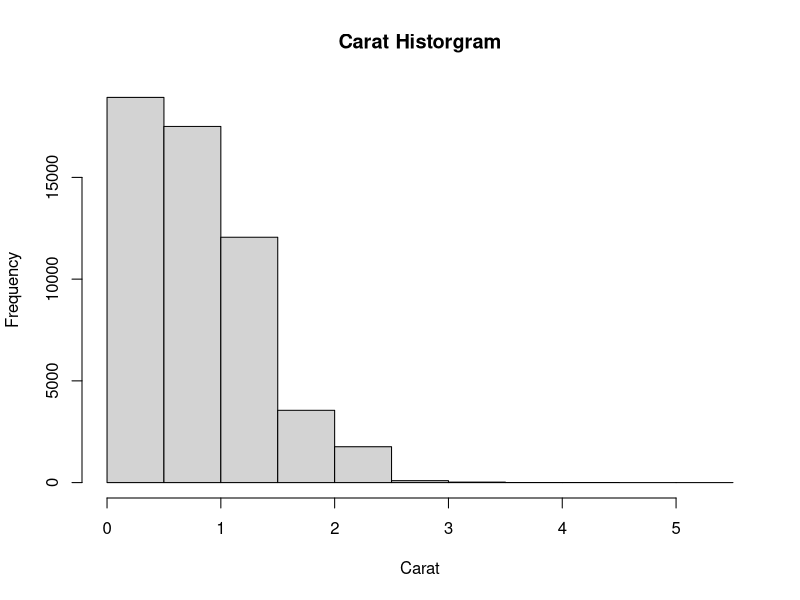
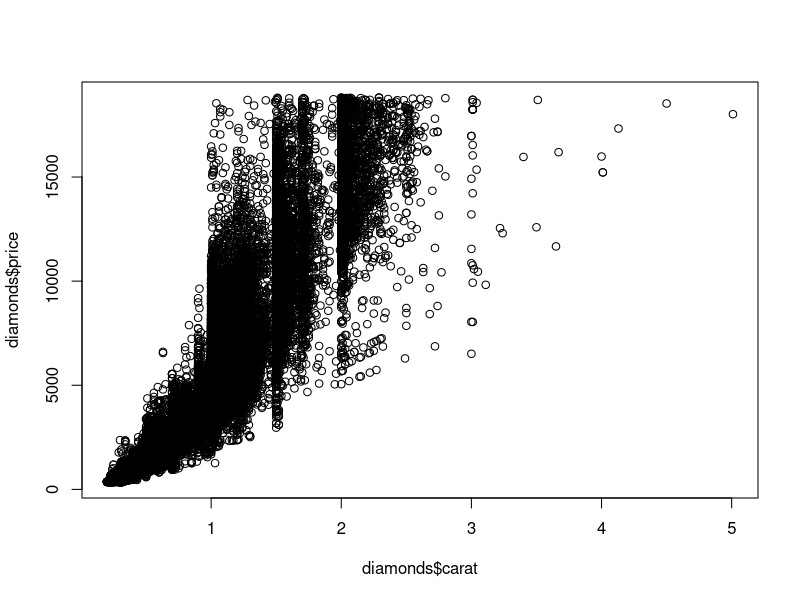
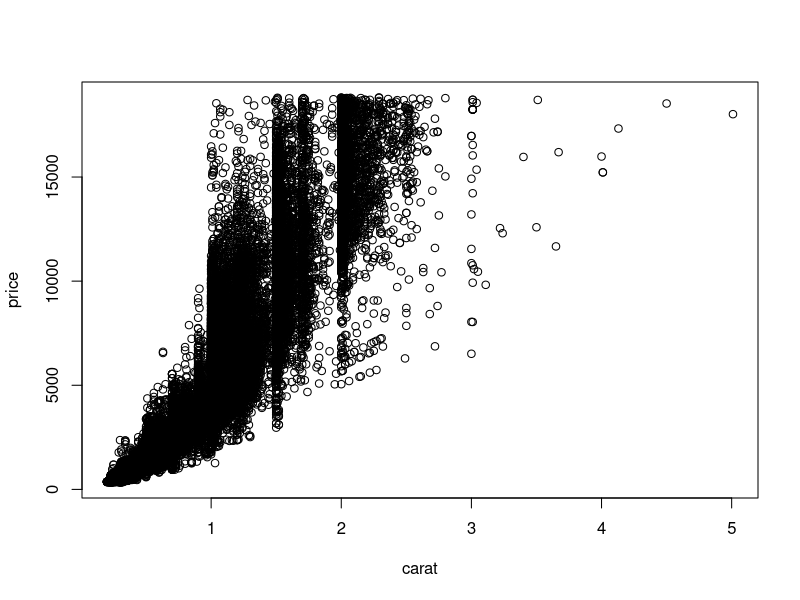
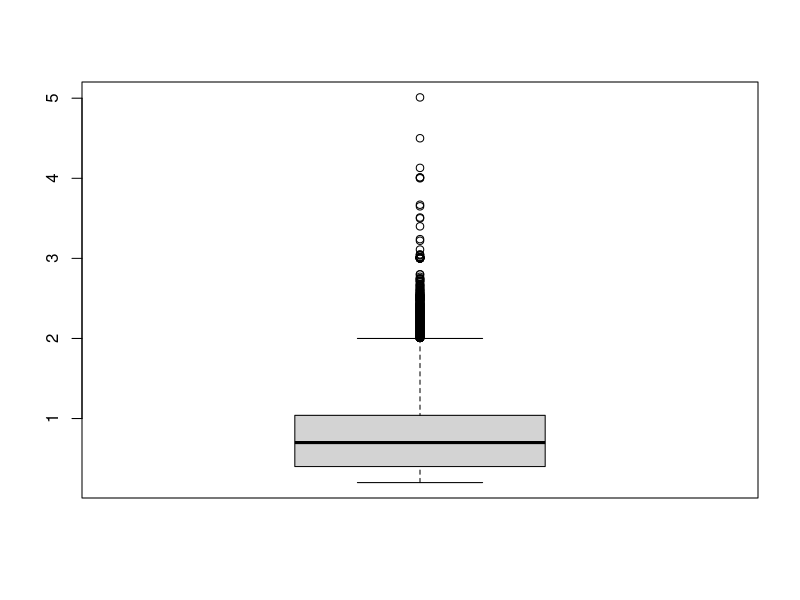
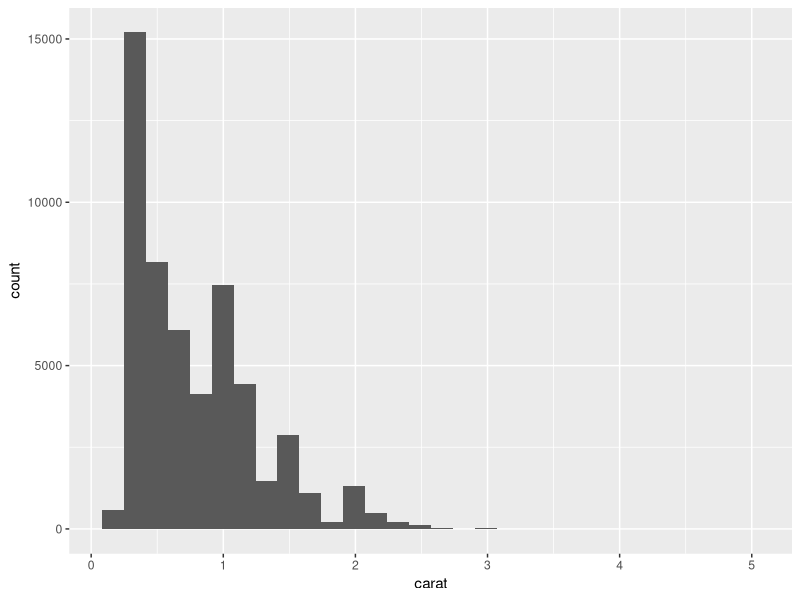
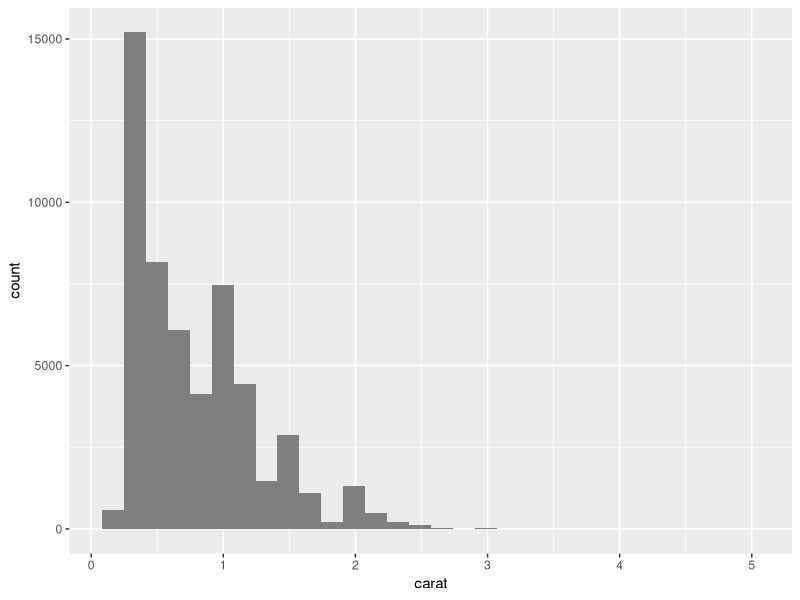
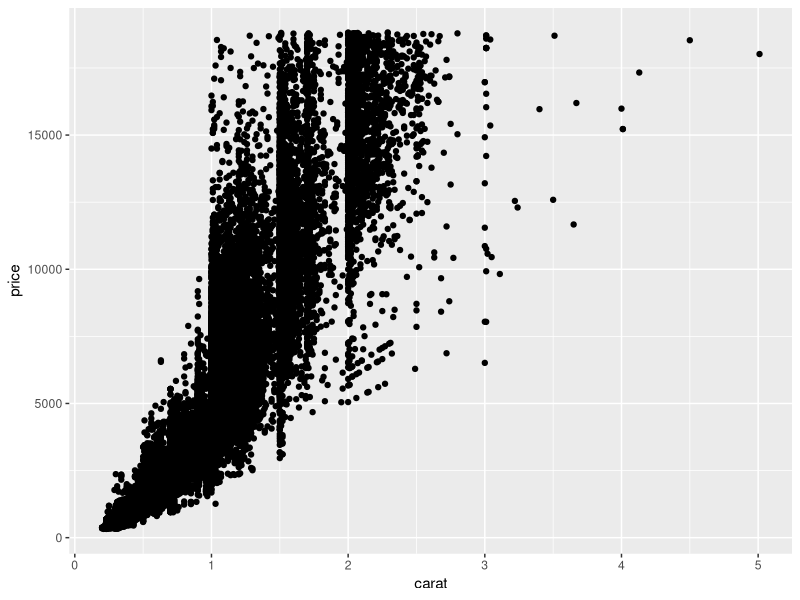
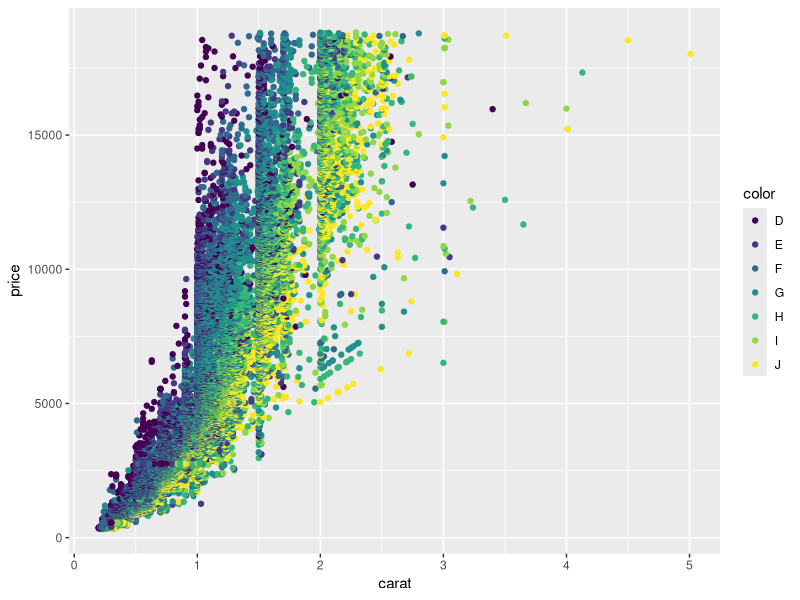

Write R code to recreate these figures, in order.
# Load the ggplot2 package for creating graphics
require(ggplot2)
# Load the diamonds dataset, it is part of ggplot2
data(diamonds)
# Examine the first few records of the dataset
head(diamonds)
# Find the maximum and minimum values for carat
max(diamonds$carat)
min(diamonds$carat)
# Histograms are used for examining the distribution of values for a variable
hist(diamonds$carat, main = "Carat Historgram", xlab = "Carat")
# Scatterplots are frequently used to compare two variables with each other
plot(diamonds$carat, diamonds$price)
plot(price ~ carat, data = diamonds)
# Boxplots provide median, quartiles, maximum, and minimum of a dataset. Good for comparing groups
boxplot(diamonds$carat)
# Histogram of diamond carats using ggplot2
ggplot(data = diamonds) + geom_histogram(aes(x = carat))
# You can change the color using the fill argument
ggplot(data = diamonds) + geom_histogram(aes(x = carat), fill = "grey50")
# Scatterplot using ggplot2
ggplot(diamonds, aes(x = carat, y = price)) + geom_point()
# Save the ggplot object to a varibale
g <- ggplot(diamonds, aes(x = carat, y = price))
# Call the variable and use color aesthetic
g + geom_point(aes(color = color))
# Boxplot using ggplot2
ggplot(diamonds, aes(y = carat, x = 1)) + geom_boxplot()
# Multiple boxplots, one for each level of variable
ggplot(diamonds, aes(y = carat, x = cut)) + geom_boxplot()
# Violin plots using ggplot2. Similar to boxplots but provide density of data
ggplot(diamonds, aes(y = carat, x = cut)) + geom_violin()
# Install package ggthemes
install.packages("ggthemes")
# Load ggthemes
require(ggthemes)
# create a new variable g2
g2 <- g + geom_point(aes(color = color))
# Apply a few themes 
g2 + theme_wsj()
g2 + theme_tufte()
